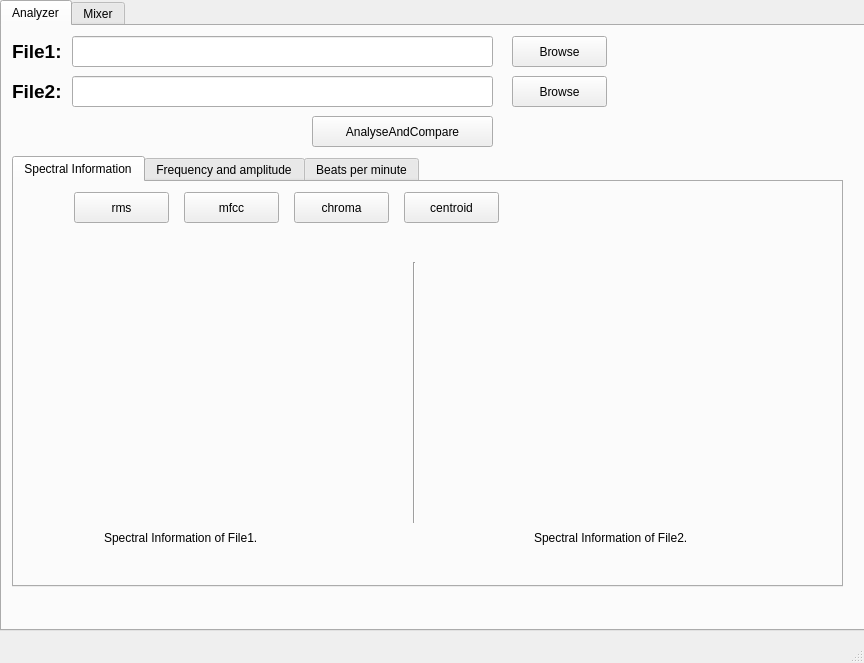
<?xml version="1.0" encoding="UTF-8"?>
<ui version="4.0">
 <class>MainWindow</class>
 <widget class="QMainWindow" name="MainWindow">
  <property name="geometry">
   <rect>
    <x>0</x>
    <y>0</y>
    <width>864</width>
    <height>663</height>
   </rect>
  </property>
  <property name="windowTitle">
   <string>MainWindow</string>
  </property>
  <widget class="QWidget" name="centralwidget">
   <widget class="QLabel" name="label">
    <property name="geometry">
     <rect>
      <x>70</x>
      <y>110</y>
      <width>421</width>
      <height>31</height>
     </rect>
    </property>
    <property name="text">
     <string/>
    </property>
   </widget>
   <widget class="QTabWidget" name="tabWidget_2">
    <property name="geometry">
     <rect>
      <x>0</x>
      <y>0</y>
      <width>871</width>
      <height>631</height>
     </rect>
    </property>
    <property name="currentIndex">
     <number>0</number>
    </property>
    <widget class="QWidget" name="analyzertab">
     <attribute name="title">
      <string>Analyzer</string>
     </attribute>
     <widget class="QLineEdit" name="lineEdit">
      <property name="geometry">
       <rect>
        <x>70</x>
        <y>10</y>
        <width>421</width>
        <height>31</height>
       </rect>
      </property>
     </widget>
     <widget class="QLineEdit" name="lineEdit_2">
      <property name="geometry">
       <rect>
        <x>70</x>
        <y>50</y>
        <width>421</width>
        <height>31</height>
       </rect>
      </property>
     </widget>
     <widget class="QLabel" name="label_2">
      <property name="geometry">
       <rect>
        <x>10</x>
        <y>10</y>
        <width>71</width>
        <height>31</height>
       </rect>
      </property>
      <property name="text">
       <string>&lt;html&gt;&lt;head/&gt;&lt;body&gt;&lt;p&gt;&lt;span style=&quot; font-size:14pt; font-weight:600;&quot;&gt;File1:&lt;/span&gt;&lt;/p&gt;&lt;/body&gt;&lt;/html&gt;</string>
      </property>
     </widget>
     <widget class="QLabel" name="label_3">
      <property name="geometry">
       <rect>
        <x>10</x>
        <y>40</y>
        <width>67</width>
        <height>51</height>
       </rect>
      </property>
      <property name="text">
       <string>&lt;html&gt;&lt;head/&gt;&lt;body&gt;&lt;p&gt;&lt;span style=&quot; font-size:14pt; font-weight:600;&quot;&gt;File2:&lt;/span&gt;&lt;/p&gt;&lt;/body&gt;&lt;/html&gt;</string>
      </property>
     </widget>
     <widget class="QPushButton" name="pushButton_3">
      <property name="geometry">
       <rect>
        <x>510</x>
        <y>50</y>
        <width>95</width>
        <height>31</height>
       </rect>
      </property>
      <property name="text">
       <string>Browse</string>
      </property>
     </widget>
     <widget class="QPushButton" name="pushButton_2">
      <property name="geometry">
       <rect>
        <x>510</x>
        <y>10</y>
        <width>95</width>
        <height>31</height>
       </rect>
      </property>
      <property name="text">
       <string>Browse</string>
      </property>
     </widget>
     <widget class="QTabWidget" name="tabWidget">
      <property name="geometry">
       <rect>
        <x>10</x>
        <y>130</y>
        <width>831</width>
        <height>431</height>
       </rect>
      </property>
      <property name="currentIndex">
       <number>0</number>
      </property>
      <widget class="QWidget" name="spec">
       <attribute name="title">
        <string>Spectral Information</string>
       </attribute>
       <widget class="QPushButton" name="rms">
        <property name="geometry">
         <rect>
          <x>60</x>
          <y>10</y>
          <width>95</width>
          <height>31</height>
         </rect>
        </property>
        <property name="text">
         <string>rms</string>
        </property>
       </widget>
       <widget class="QPushButton" name="mfcc">
        <property name="geometry">
         <rect>
          <x>170</x>
          <y>10</y>
          <width>95</width>
          <height>31</height>
         </rect>
        </property>
        <property name="text">
         <string>mfcc</string>
        </property>
       </widget>
       <widget class="QPushButton" name="chroma">
        <property name="geometry">
         <rect>
          <x>280</x>
          <y>10</y>
          <width>95</width>
          <height>31</height>
         </rect>
        </property>
        <property name="text">
         <string>chroma</string>
        </property>
       </widget>
       <widget class="QPushButton" name="centroid">
        <property name="geometry">
         <rect>
          <x>390</x>
          <y>10</y>
          <width>95</width>
          <height>31</height>
         </rect>
        </property>
        <property name="text">
         <string>centroid</string>
        </property>
       </widget>
       <widget class="QLabel" name="label_a">
        <property name="geometry">
         <rect>
          <x>30</x>
          <y>110</y>
          <width>331</width>
          <height>221</height>
         </rect>
        </property>
        <property name="text">
         <string/>
        </property>
       </widget>
       <widget class="QLabel" name="label_b">
        <property name="geometry">
         <rect>
          <x>440</x>
          <y>110</y>
          <width>351</width>
          <height>221</height>
         </rect>
        </property>
        <property name="text">
         <string/>
        </property>
       </widget>
       <widget class="QLabel" name="label_a1">
        <property name="geometry">
         <rect>
          <x>90</x>
          <y>340</y>
          <width>331</width>
          <height>31</height>
         </rect>
        </property>
        <property name="text">
         <string>Spectral Information of File1.</string>
        </property>
       </widget>
       <widget class="QLabel" name="label_b1">
        <property name="geometry">
         <rect>
          <x>520</x>
          <y>340</y>
          <width>311</width>
          <height>31</height>
         </rect>
        </property>
        <property name="text">
         <string>Spectral Information of File2.</string>
        </property>
       </widget>
       <widget class="Line" name="line_3">
        <property name="geometry">
         <rect>
          <x>390</x>
          <y>80</y>
          <width>20</width>
          <height>261</height>
         </rect>
        </property>
        <property name="orientation">
         <enum>Qt::Vertical</enum>
        </property>
       </widget>
      </widget>
      <widget class="QWidget" name="fna">
       <attribute name="title">
        <string>Frequency and amplitude</string>
       </attribute>
       <widget class="QPushButton" name="button1">
        <property name="geometry">
         <rect>
          <x>240</x>
          <y>50</y>
          <width>111</width>
          <height>21</height>
         </rect>
        </property>
        <property name="text">
         <string>View graph</string>
        </property>
       </widget>
       <widget class="QPushButton" name="button2">
        <property name="geometry">
         <rect>
          <x>680</x>
          <y>50</y>
          <width>111</width>
          <height>21</height>
         </rect>
        </property>
        <property name="text">
         <string>View graph</string>
        </property>
       </widget>
       <widget class="QLabel" name="label_4">
        <property name="geometry">
         <rect>
          <x>10</x>
          <y>50</y>
          <width>221</width>
          <height>21</height>
         </rect>
        </property>
        <property name="text">
         <string>Frequency and amplitude of file1:</string>
        </property>
       </widget>
       <widget class="QLabel" name="label_5">
        <property name="geometry">
         <rect>
          <x>450</x>
          <y>50</y>
          <width>221</width>
          <height>21</height>
         </rect>
        </property>
        <property name="text">
         <string>Frequency and amplitude of file2:</string>
        </property>
       </widget>
       <widget class="QLabel" name="fnalabel1">
        <property name="geometry">
         <rect>
          <x>26</x>
          <y>110</y>
          <width>331</width>
          <height>241</height>
         </rect>
        </property>
        <property name="text">
         <string/>
        </property>
       </widget>
       <widget class="QLabel" name="fnalabel2">
        <property name="geometry">
         <rect>
          <x>460</x>
          <y>110</y>
          <width>331</width>
          <height>241</height>
         </rect>
        </property>
        <property name="text">
         <string/>
        </property>
       </widget>
       <widget class="Line" name="line_2">
        <property name="geometry">
         <rect>
          <x>400</x>
          <y>100</y>
          <width>20</width>
          <height>261</height>
         </rect>
        </property>
        <property name="orientation">
         <enum>Qt::Vertical</enum>
        </property>
       </widget>
      </widget>
      <widget class="QWidget" name="bpm">
       <attribute name="title">
        <string>Beats per minute</string>
       </attribute>
       <widget class="QLabel" name="label_6">
        <property name="geometry">
         <rect>
          <x>450</x>
          <y>70</y>
          <width>67</width>
          <height>21</height>
         </rect>
        </property>
        <property name="text">
         <string>File2:</string>
        </property>
       </widget>
       <widget class="QLabel" name="label_7">
        <property name="geometry">
         <rect>
          <x>40</x>
          <y>70</y>
          <width>67</width>
          <height>21</height>
         </rect>
        </property>
        <property name="text">
         <string>File1:</string>
        </property>
       </widget>
       <widget class="QLabel" name="label_8">
        <property name="geometry">
         <rect>
          <x>30</x>
          <y>340</y>
          <width>111</width>
          <height>21</height>
         </rect>
        </property>
        <property name="text">
         <string>Estimated Bpm:</string>
        </property>
       </widget>
       <widget class="QLabel" name="label_9">
        <property name="geometry">
         <rect>
          <x>450</x>
          <y>340</y>
          <width>101</width>
          <height>21</height>
         </rect>
        </property>
        <property name="text">
         <string>Estimated Bpm:</string>
        </property>
       </widget>
       <widget class="QPushButton" name="bpm1">
        <property name="geometry">
         <rect>
          <x>90</x>
          <y>70</y>
          <width>95</width>
          <height>21</height>
         </rect>
        </property>
        <property name="text">
         <string>View Graph</string>
        </property>
       </widget>
       <widget class="QPushButton" name="bpm2">
        <property name="geometry">
         <rect>
          <x>500</x>
          <y>70</y>
          <width>95</width>
          <height>21</height>
         </rect>
        </property>
        <property name="text">
         <string>View Graph</string>
        </property>
       </widget>
       <widget class="QLabel" name="bpmlabel1">
        <property name="geometry">
         <rect>
          <x>46</x>
          <y>120</y>
          <width>281</width>
          <height>201</height>
         </rect>
        </property>
        <property name="text">
         <string/>
        </property>
       </widget>
       <widget class="QLabel" name="bpmlabel2">
        <property name="geometry">
         <rect>
          <x>510</x>
          <y>120</y>
          <width>281</width>
          <height>201</height>
         </rect>
        </property>
        <property name="text">
         <string/>
        </property>
       </widget>
       <widget class="Line" name="line">
        <property name="geometry">
         <rect>
          <x>400</x>
          <y>100</y>
          <width>20</width>
          <height>231</height>
         </rect>
        </property>
        <property name="orientation">
         <enum>Qt::Vertical</enum>
        </property>
       </widget>
       <widget class="QLabel" name="bpml1">
        <property name="geometry">
         <rect>
          <x>140</x>
          <y>340</y>
          <width>251</width>
          <height>21</height>
         </rect>
        </property>
        <property name="text">
         <string/>
        </property>
       </widget>
       <widget class="QLabel" name="bpml2">
        <property name="geometry">
         <rect>
          <x>560</x>
          <y>340</y>
          <width>231</width>
          <height>21</height>
         </rect>
        </property>
        <property name="text">
         <string/>
        </property>
       </widget>
      </widget>
     </widget>
     <widget class="QPushButton" name="pushButton">
      <property name="geometry">
       <rect>
        <x>310</x>
        <y>90</y>
        <width>181</width>
        <height>31</height>
       </rect>
      </property>
      <property name="text">
       <string>AnalyseAndCompare</string>
      </property>
     </widget>
    </widget>
    <widget class="QWidget" name="mixertab">
     <attribute name="title">
      <string>Mixer</string>
     </attribute>
     <widget class="Line" name="line_4">
      <property name="geometry">
       <rect>
        <x>430</x>
        <y>10</y>
        <width>20</width>
        <height>451</height>
       </rect>
      </property>
      <property name="orientation">
       <enum>Qt::Vertical</enum>
      </property>
     </widget>
     <widget class="QLabel" name="label_10">
      <property name="geometry">
       <rect>
        <x>20</x>
        <y>160</y>
        <width>67</width>
        <height>21</height>
       </rect>
      </property>
      <property name="text">
       <string>Cut:</string>
      </property>
     </widget>
     <widget class="QLabel" name="label_11">
      <property name="geometry">
       <rect>
        <x>470</x>
        <y>160</y>
        <width>67</width>
        <height>21</height>
       </rect>
      </property>
      <property name="text">
       <string>Cut:</string>
      </property>
     </widget>
     <widget class="QLabel" name="label_12">
      <property name="geometry">
       <rect>
        <x>20</x>
        <y>190</y>
        <width>41</width>
        <height>21</height>
       </rect>
      </property>
      <property name="text">
       <string>From:</string>
      </property>
     </widget>
     <widget class="QLabel" name="label_13">
      <property name="geometry">
       <rect>
        <x>470</x>
        <y>190</y>
        <width>41</width>
        <height>21</height>
       </rect>
      </property>
      <property name="text">
       <string>From:</string>
      </property>
     </widget>
     <widget class="QLabel" name="label_14">
      <property name="geometry">
       <rect>
        <x>210</x>
        <y>190</y>
        <width>21</width>
        <height>21</height>
       </rect>
      </property>
      <property name="text">
       <string>To:</string>
      </property>
     </widget>
     <widget class="QLabel" name="label_15">
      <property name="geometry">
       <rect>
        <x>640</x>
        <y>190</y>
        <width>21</width>
        <height>21</height>
       </rect>
      </property>
      <property name="text">
       <string>To:</string>
      </property>
     </widget>
     <widget class="QLineEdit" name="lineEdit_3">
      <property name="geometry">
       <rect>
        <x>60</x>
        <y>190</y>
        <width>71</width>
        <height>21</height>
       </rect>
      </property>
     </widget>
     <widget class="QLineEdit" name="lineEdit_4">
      <property name="geometry">
       <rect>
        <x>240</x>
        <y>190</y>
        <width>71</width>
        <height>21</height>
       </rect>
      </property>
     </widget>
     <widget class="QLineEdit" name="lineEdit_5">
      <property name="geometry">
       <rect>
        <x>510</x>
        <y>190</y>
        <width>71</width>
        <height>21</height>
       </rect>
      </property>
     </widget>
     <widget class="QLineEdit" name="lineEdit_6">
      <property name="geometry">
       <rect>
        <x>670</x>
        <y>190</y>
        <width>71</width>
        <height>21</height>
       </rect>
      </property>
     </widget>
     <widget class="QLabel" name="label_16">
      <property name="geometry">
       <rect>
        <x>20</x>
        <y>240</y>
        <width>81</width>
        <height>21</height>
       </rect>
      </property>
      <property name="text">
       <string>Crossfade:</string>
      </property>
     </widget>
     <widget class="QLabel" name="label_17">
      <property name="geometry">
       <rect>
        <x>470</x>
        <y>240</y>
        <width>81</width>
        <height>21</height>
       </rect>
      </property>
      <property name="text">
       <string>Crossfade:</string>
      </property>
     </widget>
     <widget class="QLabel" name="label_18">
      <property name="geometry">
       <rect>
        <x>20</x>
        <y>270</y>
        <width>41</width>
        <height>21</height>
       </rect>
      </property>
      <property name="text">
       <string>Begin:</string>
      </property>
     </widget>
     <widget class="QLineEdit" name="lineEdit_7">
      <property name="geometry">
       <rect>
        <x>60</x>
        <y>270</y>
        <width>71</width>
        <height>21</height>
       </rect>
      </property>
     </widget>
     <widget class="QLabel" name="label_19">
      <property name="geometry">
       <rect>
        <x>200</x>
        <y>270</y>
        <width>31</width>
        <height>21</height>
       </rect>
      </property>
      <property name="text">
       <string>End:</string>
      </property>
     </widget>
     <widget class="QLineEdit" name="lineEdit_8">
      <property name="geometry">
       <rect>
        <x>240</x>
        <y>270</y>
        <width>71</width>
        <height>21</height>
       </rect>
      </property>
     </widget>
     <widget class="QLabel" name="label_20">
      <property name="geometry">
       <rect>
        <x>470</x>
        <y>270</y>
        <width>41</width>
        <height>21</height>
       </rect>
      </property>
      <property name="text">
       <string>Begin:</string>
      </property>
     </widget>
     <widget class="QLineEdit" name="lineEdit_9">
      <property name="geometry">
       <rect>
        <x>510</x>
        <y>270</y>
        <width>71</width>
        <height>21</height>
       </rect>
      </property>
     </widget>
     <widget class="QLabel" name="label_21">
      <property name="geometry">
       <rect>
        <x>630</x>
        <y>270</y>
        <width>31</width>
        <height>21</height>
       </rect>
      </property>
      <property name="text">
       <string>End:</string>
      </property>
     </widget>
     <widget class="QLineEdit" name="lineEdit_10">
      <property name="geometry">
       <rect>
        <x>670</x>
        <y>270</y>
        <width>71</width>
        <height>21</height>
       </rect>
      </property>
     </widget>
     <widget class="QPushButton" name="apply1">
      <property name="geometry">
       <rect>
        <x>330</x>
        <y>190</y>
        <width>71</width>
        <height>21</height>
       </rect>
      </property>
      <property name="text">
       <string>Apply</string>
      </property>
     </widget>
     <widget class="QPushButton" name="apply3">
      <property name="geometry">
       <rect>
        <x>760</x>
        <y>190</y>
        <width>71</width>
        <height>21</height>
       </rect>
      </property>
      <property name="text">
       <string>Apply</string>
      </property>
     </widget>
     <widget class="QPushButton" name="undo1">
      <property name="geometry">
       <rect>
        <x>40</x>
        <y>390</y>
        <width>95</width>
        <height>31</height>
       </rect>
      </property>
      <property name="text">
       <string>Undo</string>
      </property>
     </widget>
     <widget class="QPushButton" name="undo2">
      <property name="geometry">
       <rect>
        <x>480</x>
        <y>390</y>
        <width>95</width>
        <height>31</height>
       </rect>
      </property>
      <property name="text">
       <string>Undo</string>
      </property>
     </widget>
     <widget class="QPushButton" name="export_2">
      <property name="geometry">
       <rect>
        <x>370</x>
        <y>490</y>
        <width>141</width>
        <height>41</height>
       </rect>
      </property>
      <property name="text">
       <string>Merge and Export</string>
      </property>
     </widget>
     <widget class="QPushButton" name="apply2">
      <property name="geometry">
       <rect>
        <x>330</x>
        <y>270</y>
        <width>71</width>
        <height>21</height>
       </rect>
      </property>
      <property name="text">
       <string>Apply</string>
      </property>
     </widget>
     <widget class="QPushButton" name="apply4">
      <property name="geometry">
       <rect>
        <x>760</x>
        <y>270</y>
        <width>71</width>
        <height>21</height>
       </rect>
      </property>
      <property name="text">
       <string>Apply</string>
      </property>
     </widget>
     <widget class="QPushButton" name="pushButton_4">
      <property name="geometry">
       <rect>
        <x>290</x>
        <y>390</y>
        <width>95</width>
        <height>31</height>
       </rect>
      </property>
      <property name="text">
       <string>Play Sample</string>
      </property>
     </widget>
     <widget class="QPushButton" name="pushButton_5">
      <property name="geometry">
       <rect>
        <x>740</x>
        <y>390</y>
        <width>95</width>
        <height>31</height>
       </rect>
      </property>
      <property name="text">
       <string>Play Sample</string>
      </property>
     </widget>
    </widget>
   </widget>
  </widget>
  <widget class="QMenuBar" name="menubar">
   <property name="geometry">
    <rect>
     <x>0</x>
     <y>0</y>
     <width>864</width>
     <height>25</height>
    </rect>
   </property>
  </widget>
  <widget class="QStatusBar" name="statusbar"/>
 </widget>
 <resources/>
 <connections/>
</ui>
